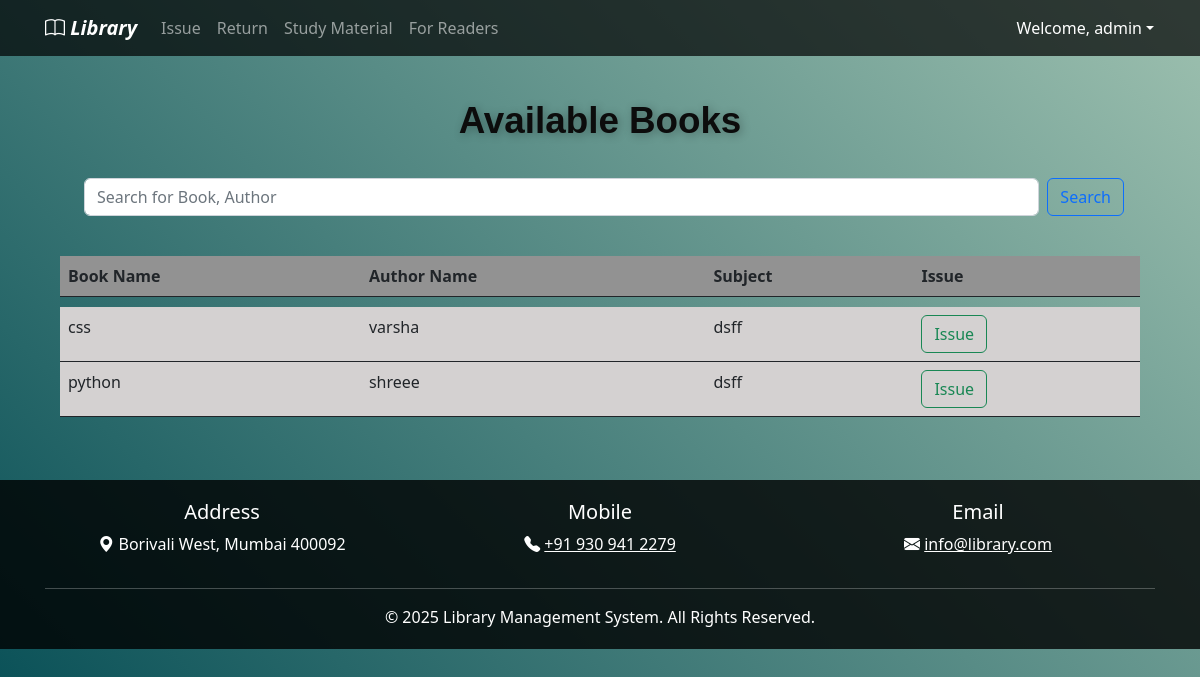
Before: /issue_item/ (signed in) with the older database file.
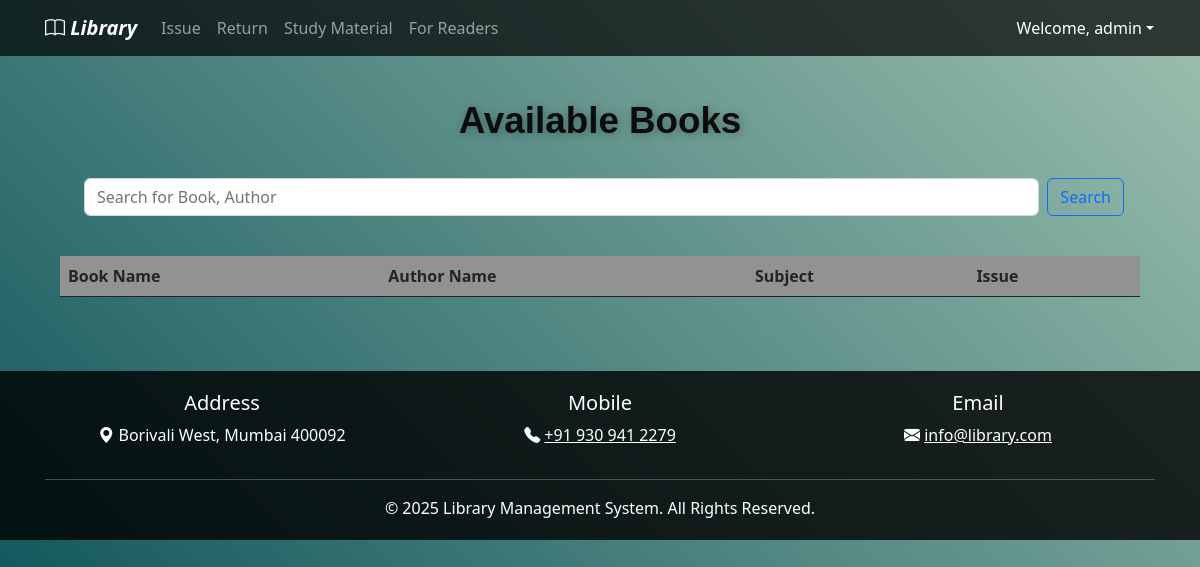
After: the same page with the newer database file.
### elibrary_app/models.py (models this page shows, shortened)
class Book(models.Model):
    book_name = models.CharField(max_length=150)
    author_name = models.CharField(max_length=200)
    quantity = models.IntegerField(default=1)
    subject = models.CharField(max_length=2000)
    book_add_time = models.DateTimeField(default=timezone.now)  # Changed to DateTimeField for both date and time
    book_add_date = models.DateField(default=date.today)
    class Meta:
        constraints = [
            models.UniqueConstraint(fields=["book_name", "author_name"], name="unique_book_author")  # Replaced unique_together with UniqueConstraint
        ]

### elibrary_app/views.py (the view, shortened to what this page needs)
# urls.py: path("issue_item/", views.issue_item, name="issue_item"),  # Book issue page
@login_required(login_url=reverse_lazy("login"))
def issue_item(request):
    my_items = IssuedItem.objects.filter(user_id=request.user, return_date__isnull=True).values_list("book_id", flat=True)
    books = Book.objects.filter(quantity__gt=0).exclude(id__in=my_items)  # Only show books with quantity > 0
    return render(request, "issue_item.html", {'books': books})

### elibrary_app/templates/issue_item.html (shortened to what this page needs)
{% extends 'base.html' %}
{% load static %}
{% block content %}
<center>
<div class="container mt-4">
    <div class="col-md-12">
        <div class="library-title">
            <span class="word">Available</span>
            <span class="word">Books</span>
        </div>
    </div>
</div>
    <div class="input-group container">
        <form class="d-flex search-form w-100 mx-3" method="get" action="/searchproduct/">
            <input type="search" name="q" class="form-control search-input mx-2" placeholder="Search for Book, Author">
            <button class="btn btn-outline-primary" type="submit">Search</button>
          </form>
    </div>
</center>
<br />
<div class="container">
    <table class="table" style="border: none;">
        <thead class="thead-dark">
            <tr style="background-color: rgb(146, 146, 146);">
                <th scope="col">Book Name</th>
                <th scope="col">Author Name</th>
                <th scope="col">Subject</th>
                <th scope="col">Issue</th>
            </tr>
        </thead>
        <tr style="height: 10px;"></tr>
        <tbody id="table_data">
            {% for book in books %}
            <tr style="background-color: rgb(212, 209, 209);">
                 <td>{{ book.book_name }}</td>
                <td>{{ book.author_name }}</td>
                <td>{{ book.subject }}</td>
                <td>
                    <button type="button" class="btn btn-outline-success" data-bs-toggle="modal" data-bs-target="#exampleModal">
                        Issue
                    </button>
                </td>
            </tr>
            {% endfor %}
        </tbody>
    </table>
</div>
{% endblock %}

Changed rows visible on the page:
no longer on this page (row edited): Book: book_name "css", author_name "varsha", subject "dsff"
no longer on this page (row edited): Book: book_name "python", author_name "shreee", subject "dsff"
